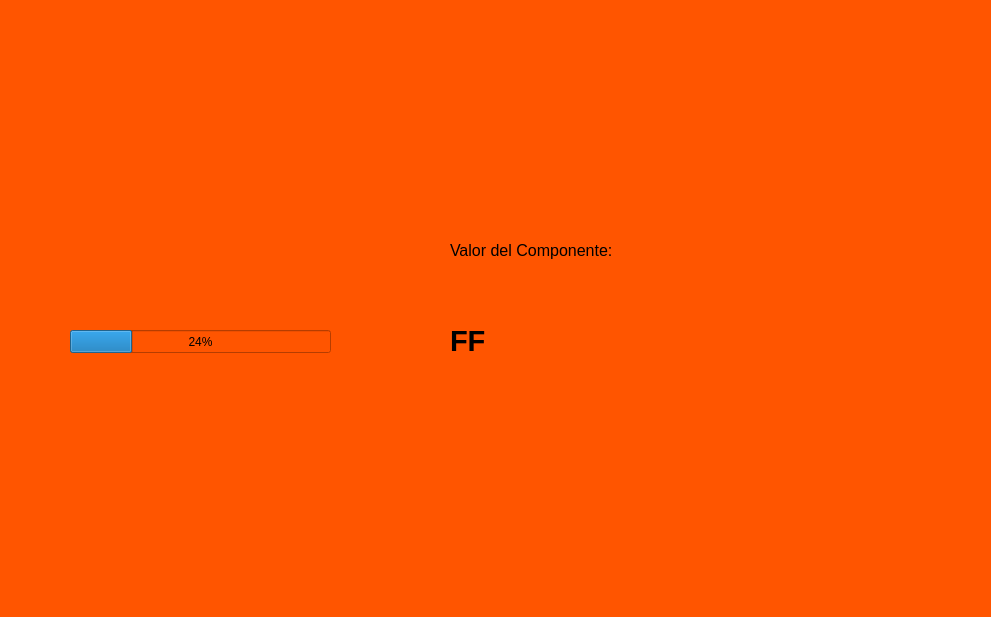
<?xml version="1.0" encoding="UTF-8"?>
<ui version="4.0">
 <class>MainWindow</class>
 <widget class="QMainWindow" name="MainWindow">
  <property name="geometry">
   <rect>
    <x>0</x>
    <y>0</y>
    <width>991</width>
    <height>617</height>
   </rect>
  </property>
  <property name="windowTitle">
   <string>MainWindow</string>
  </property>
  <property name="styleSheet">
   <string notr="true">background-color: rgb(255, 85, 0);</string>
  </property>
  <widget class="QWidget" name="centralwidget">
   <widget class="QLabel" name="label_9">
    <property name="geometry">
     <rect>
      <x>680</x>
      <y>390</y>
      <width>281</width>
      <height>171</height>
     </rect>
    </property>
    <property name="text">
     <string/>
    </property>
    <property name="pixmap">
     <pixmap resource="Recursos.qrc">:/AutosF1/alpine.jpg</pixmap>
    </property>
    <property name="scaledContents">
     <bool>true</bool>
    </property>
   </widget>
   <widget class="QLabel" name="label_10">
    <property name="geometry">
     <rect>
      <x>30</x>
      <y>0</y>
      <width>931</width>
      <height>171</height>
     </rect>
    </property>
    <property name="text">
     <string/>
    </property>
    <property name="pixmap">
     <pixmap resource="Recursos.qrc">:/AutosF1/redbull.png</pixmap>
    </property>
    <property name="scaledContents">
     <bool>true</bool>
    </property>
   </widget>
   <widget class="QLabel" name="label">
    <property name="geometry">
     <rect>
      <x>450</x>
      <y>230</y>
      <width>241</width>
      <height>41</height>
     </rect>
    </property>
    <property name="font">
     <font>
      <pointsize>12</pointsize>
     </font>
    </property>
    <property name="text">
     <string>Valor del Componente:</string>
    </property>
   </widget>
   <widget class="QLabel" name="txt_valor">
    <property name="geometry">
     <rect>
      <x>450</x>
      <y>320</y>
      <width>241</width>
      <height>41</height>
     </rect>
    </property>
    <property name="font">
     <font>
      <pointsize>22</pointsize>
      <weight>75</weight>
      <bold>true</bold>
     </font>
    </property>
    <property name="text">
     <string>FF</string>
    </property>
    <property name="alignment">
     <set>Qt::AlignLeading|Qt::AlignLeft|Qt::AlignVCenter</set>
    </property>
   </widget>
   <widget class="QProgressBar" name="progressBar">
    <property name="geometry">
     <rect>
      <x>70</x>
      <y>330</y>
      <width>261</width>
      <height>23</height>
     </rect>
    </property>
    <property name="value">
     <number>24</number>
    </property>
   </widget>
  </widget>
  <widget class="QMenuBar" name="menubar">
   <property name="geometry">
    <rect>
     <x>0</x>
     <y>0</y>
     <width>991</width>
     <height>26</height>
    </rect>
   </property>
  </widget>
  <widget class="QStatusBar" name="statusbar"/>
 </widget>
 <resources>
  <include location="Recursos.qrc"/>
 </resources>
 <connections/>
</ui>
